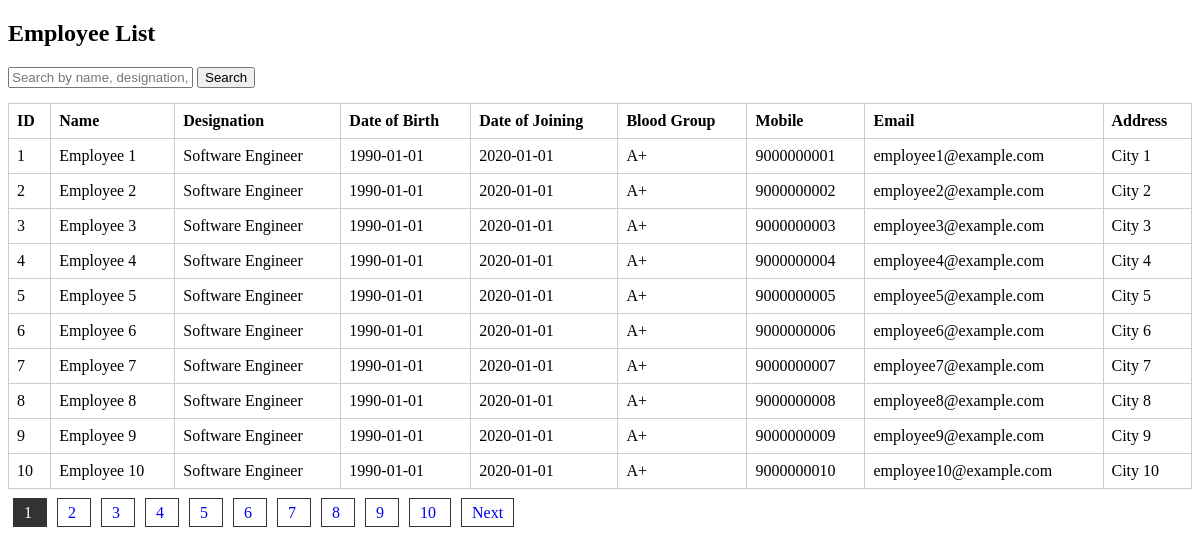
Page /employee.php on the committed database.
### tables this page shows
CREATE TABLE `employees` (
  `id` int(11) NOT NULL,
  `employee_name` varchar(100) NOT NULL,
  `designation` varchar(100) NOT NULL,
  `date_of_birth` date NOT NULL,
  `date_of_joining` date NOT NULL,
  `blood_group` varchar(5) DEFAULT NULL,
  `mobile` varchar(15) NOT NULL,
  `email` varchar(100) NOT NULL,
  `address` text DEFAULT NULL,
  `created_at` timestamp NOT NULL DEFAULT current_timestamp()
);

### employee.php (the view, shortened to what this page needs)
<?php
$host = "localhost";
$user = "root";
$pass = "";
$db   = "company_db";
$conn = new mysqli($host, $user, $pass, $db);
$search = isset($_GET['search']) ? trim($_GET['search']) : "";
$limit = 10;
$page = isset($_GET['page']) ? (int)$_GET['page'] : 1;
$offset = ($page - 1) * $limit;
$where = "";
$total_result = $conn->query("SELECT COUNT(*) AS total FROM employees $where");
$total_row = $total_result->fetch_assoc();
$total_employees = $total_row['total'];
$total_pages = ceil($total_employees / $limit);
$sql = "SELECT * FROM employees $where ORDER BY id ASC LIMIT $limit OFFSET $offset";
$result = $conn->query($sql);
?>
<!DOCTYPE html>
<html lang="en">
<head>
</head>
<body>
  <h2>Employee List</h2>
  <form method="GET" class="search-box">
    <input type="text" name="search" value="<?= htmlspecialchars($search) ?>" placeholder="Search by name, designation, email">
    <button type="submit">Search</button>
  </form>
  <table>
    <thead>
      <tr>
        <th>ID</th>
        <th>Name</th>
        <th>Designation</th>
        <th>Date of Birth</th>
        <th>Date of Joining</th>
        <th>Blood Group</th>
        <th>Mobile</th>
        <th>Email</th>
        <th>Address</th>
      </tr>
    </thead>
    <tbody>
      <?php if ($result->num_rows > 0): ?>
        <?php while($row = $result->fetch_assoc()): ?>
          <tr>
            <td><?= $row['id']; ?></td>
            <td><?= $row['employee_name']; ?></td>
            <td><?= $row['designation']; ?></td>
            <td><?= $row['date_of_birth']; ?></td>
            <td><?= $row['date_of_joining']; ?></td>
            <td><?= $row['blood_group']; ?></td>
            <td><?= $row['mobile']; ?></td>
            <td><?= $row['email']; ?></td>
            <td><?= $row['address']; ?></td>
          </tr>
        <?php endwhile; ?>
      <?php else: ?>
        <tr><td colspan="9">No employees found</td></tr>
      <?php endif; ?>
    </tbody>
  </table>
  <div class="pagination">
    <?php for ($i = 1; $i <= $total_pages; $i++): ?>
      <a href="?page=<?= $i ?>&search=<?= urlencode($search) ?>" class="<?= ($i == $page) ? 'active' : '' ?>">
        <?= $i ?>
      </a>
    <?php endfor; ?>
    <?php if ($page < $total_pages): ?>
      <a href="?page=<?= $page + 1 ?>&search=<?= urlencode($search) ?>">Next</a>
    <?php endif; ?>
  </div>
</body>
</html>

### employee.php (style rules this page uses)
table { border-collapse: collapse; width: 100%; }
th, td { padding: 8px; border: 1px solid #ccc; text-align: left; }
.pagination { margin-top: 15px; }
.pagination a { margin: 0 5px; padding: 5px 10px; border: 1px solid #333; text-decoration: none; }
.pagination a.active { background: #333; color: white; }
form.search-box { margin-bottom: 15px; }

### rows in the picture
employees: id "1", employee_name "Employee 1", designation "Software Engineer", date_of_birth "1990-01-01", date_of_joining "2020-01-01", blood_group "A+", mobile "9000000001", email "employee1@example.com", address "City 1"
employees: id "2", employee_name "Employee 2", designation "Software Engineer", date_of_birth "1990-01-01", date_of_joining "2020-01-01", blood_group "A+", mobile "9000000002", email "employee2@example.com", address "City 2"
employees: id "3", employee_name "Employee 3", designation "Software Engineer", date_of_birth "1990-01-01", date_of_joining "2020-01-01", blood_group "A+", mobile "9000000003", email "employee3@example.com", address "City 3"
employees: id "4", employee_name "Employee 4", designation "Software Engineer", date_of_birth "1990-01-01", date_of_joining "2020-01-01", blood_group "A+", mobile "9000000004", email "employee4@example.com", address "City 4"
employees: id "5", employee_name "Employee 5", designation "Software Engineer", date_of_birth "1990-01-01", date_of_joining "2020-01-01", blood_group "A+", mobile "9000000005", email "employee5@example.com", address "City 5"
employees: id "6", employee_name "Employee 6", designation "Software Engineer", date_of_birth "1990-01-01", date_of_joining "2020-01-01", blood_group "A+", mobile "9000000006", email "employee6@example.com", address "City 6"
employees: id "7", employee_name "Employee 7", designation "Software Engineer", date_of_birth "1990-01-01", date_of_joining "2020-01-01", blood_group "A+", mobile "9000000007", email "employee7@example.com", address "City 7"
employees: id "8", employee_name "Employee 8", designation "Software Engineer", date_of_birth "1990-01-01", date_of_joining "2020-01-01", blood_group "A+", mobile "9000000008", email "employee8@example.com", address "City 8"
employees: id "9", employee_name "Employee 9", designation "Software Engineer", date_of_birth "1990-01-01", date_of_joining "2020-01-01", blood_group "A+", mobile "9000000009", email "employee9@example.com", address "City 9"
employees: id "10", employee_name "Employee 10", designation "Software Engineer", date_of_birth "1990-01-01", date_of_joining "2020-01-01", blood_group "A+", mobile "9000000010", email "employee10@example.com", address "City 10"
